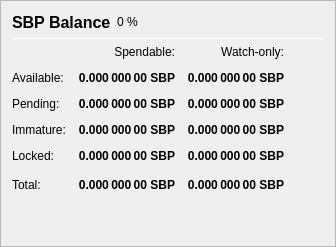
                   <widget class="QFrame" name="frame_Balances">
                    <property name="frameShape">
                     <enum>QFrame::StyledPanel</enum>
                    </property>
                    <property name="frameShadow">
                     <enum>QFrame::Raised</enum>
                    </property>
                    <layout class="QVBoxLayout" name="verticalLayout_4">
                     <item>
                      <layout class="QHBoxLayout" name="horizontalLayout_4">
                       <item>
                        <widget class="QLabel" name="label_5">
                         <property name="minimumSize">
                          <size>
                           <width>0</width>
                           <height>20</height>
                          </size>
                         </property>
                         <property name="font">
                          <font>
                           <pointsize>12</pointsize>
                           <weight>75</weight>
                           <bold>true</bold>
                          </font>
                         </property>
                         <property name="text">
                          <string>SBP Balance</string>
                         </property>
                        </widget>
                       </item>
                       <item>
                        <widget class="QLabel" name="labelSBPPercent">
                         <property name="text">
                          <string notr="true">0 %</string>
                         </property>
                        </widget>
                       </item>
                       <item>
                        <spacer name="horizontalSpacer_3">
                         <property name="orientation">
                          <enum>Qt::Horizontal</enum>
                         </property>
                         <property name="sizeHint" stdset="0">
                          <size>
                           <width>40</width>
                           <height>20</height>
                          </size>
                         </property>
                        </spacer>
                       </item>
                      </layout>
                     </item>
                     <item>
                      <widget class="Line" name="line_Balance">
                       <property name="minimumSize">
                        <size>
                         <width>0</width>
                         <height>1</height>
                        </size>
                       </property>
                       <property name="maximumSize">
                        <size>
                         <width>16777215</width>
                         <height>1</height>
                        </size>
                       </property>
                       <property name="orientation">
                        <enum>Qt::Horizontal</enum>
                       </property>
                      </widget>
                     </item>
                     <item>
                      <layout class="QGridLayout" name="gridLayout">
                       <property name="spacing">
                        <number>12</number>
                       </property>
                       <item row="0" column="1">
                        <widget class="QLabel" name="labelSpendable">
                         <property name="text">
                          <string>Spendable:</string>
                         </property>
                         <property name="alignment">
                          <set>Qt::AlignRight|Qt::AlignTrailing|Qt::AlignVCenter</set>
                         </property>
                        </widget>
                       </item>
                       <item row="0" column="2">
                        <widget class="QLabel" name="labelWatchonly">
                         <property name="text">
                          <string>Watch-only:</string>
                         </property>
                         <property name="alignment">
                          <set>Qt::AlignRight|Qt::AlignTrailing|Qt::AlignVCenter</set>
                         </property>
                        </widget>
                       </item>
                       <item row="1" column="0">
                        <widget class="QLabel" name="labelBalanceText">
                         <property name="text">
                          <string>Available:</string>
                         </property>
                        </widget>
                       </item>
                       <item row="1" column="1">
                        <widget class="QLabel" name="labelBalance">
                         <property name="font">
                          <font>
                           <weight>75</weight>
                           <bold>true</bold>
                          </font>
                         </property>
                         <property name="cursor">
                          <cursorShape>IBeamCursor</cursorShape>
                         </property>
                         <property name="toolTip">
                          <string>Your current spendable balance</string>
                         </property>
                         <property name="text">
                          <string notr="true">0.000 000 00 SBP</string>
                         </property>
                         <property name="alignment">
                          <set>Qt::AlignRight|Qt::AlignTrailing|Qt::AlignVCenter</set>
                         </property>
                         <property name="textInteractionFlags">
                          <set>Qt::LinksAccessibleByMouse|Qt::TextSelectableByKeyboard|Qt::TextSelectableByMouse</set>
                         </property>
                        </widget>
                       </item>
                       <item row="1" column="2">
                        <widget class="QLabel" name="labelWatchAvailable">
                         <property name="font">
                          <font>
                           <weight>75</weight>
                           <bold>true</bold>
                          </font>
                         </property>
                         <property name="cursor">
                          <cursorShape>IBeamCursor</cursorShape>
                         </property>
                         <property name="toolTip">
                          <string>Your current balance in watch-only addresses</string>
                         </property>
                         <property name="text">
                          <string notr="true">0.000 000 00 SBP</string>
                         </property>
                         <property name="alignment">
                          <set>Qt::AlignRight|Qt::AlignTrailing|Qt::AlignVCenter</set>
                         </property>
                         <property name="textInteractionFlags">
                          <set>Qt::LinksAccessibleByMouse|Qt::TextSelectableByKeyboard|Qt::TextSelectableByMouse</set>
                         </property>
                        </widget>
                       </item>
                       <item row="2" column="0">
                        <widget class="QLabel" name="labelPendingText">
                         <property name="text">
                          <string>Pending:</string>
                         </property>
                        </widget>
                       </item>
                       <item row="2" column="1">
                        <widget class="QLabel" name="labelUnconfirmed">
                         <property name="font">
                          <font>
                           <weight>75</weight>
                           <bold>true</bold>
                          </font>
                         </property>
                         <property name="cursor">
                          <cursorShape>IBeamCursor</cursorShape>
                         </property>
                         <property name="toolTip">
                          <string>Total of transactions that have yet to be confirmed, and do not yet count toward the spendable balance</string>
                         </property>
                         <property name="text">
                          <string notr="true">0.000 000 00 SBP</string>
                         </property>
                         <property name="alignment">
                          <set>Qt::AlignRight|Qt::AlignTrailing|Qt::AlignVCenter</set>
                         </property>
                         <property name="textInteractionFlags">
                          <set>Qt::LinksAccessibleByMouse|Qt::TextSelectableByKeyboard|Qt::TextSelectableByMouse</set>
                         </property>
                        </widget>
                       </item>
                       <item row="2" column="2">
                        <widget class="QLabel" name="labelWatchPending">
                         <property name="font">
                          <font>
                           <weight>75</weight>
                           <bold>true</bold>
                          </font>
                         </property>
                         <property name="cursor">
                          <cursorShape>IBeamCursor</cursorShape>
                         </property>
                         <property name="toolTip">
                          <string>Unconfirmed transactions to watch-only addresses</string>
                         </property>
                         <property name="text">
                          <string notr="true">0.000 000 00 SBP</string>
                         </property>
                         <property name="alignment">
                          <set>Qt::AlignRight|Qt::AlignTrailing|Qt::AlignVCenter</set>
                         </property>
                         <property name="textInteractionFlags">
                          <set>Qt::LinksAccessibleByMouse|Qt::TextSelectableByKeyboard|Qt::TextSelectableByMouse</set>
                         </property>
                        </widget>
                       </item>
                       <item row="3" column="0">
                        <widget class="QLabel" name="labelImmatureText">
                         <property name="text">
                          <string>Immature:</string>
                         </property>
                        </widget>
                       </item>
                       <item row="3" column="1">
                        <widget class="QLabel" name="labelImmature">
                         <property name="font">
                          <font>
                           <weight>75</weight>
                           <bold>true</bold>
                          </font>
                         </property>
                         <property name="cursor">
                          <cursorShape>IBeamCursor</cursorShape>
                         </property>
                         <property name="toolTip">
                          <string>Staked or masternode rewards that has not yet matured</string>
                         </property>
                         <property name="text">
                          <string notr="true">0.000 000 00 SBP</string>
                         </property>
                         <property name="alignment">
                          <set>Qt::AlignRight|Qt::AlignTrailing|Qt::AlignVCenter</set>
                         </property>
                         <property name="textInteractionFlags">
                          <set>Qt::LinksAccessibleByMouse|Qt::TextSelectableByKeyboard|Qt::TextSelectableByMouse</set>
                         </property>
                        </widget>
                       </item>
                       <item row="3" column="2">
                        <widget class="QLabel" name="labelWatchImmature">
                         <property name="font">
                          <font>
                           <weight>75</weight>
                           <bold>true</bold>
                          </font>
                         </property>
                         <property name="cursor">
                          <cursorShape>IBeamCursor</cursorShape>
                         </property>
                         <property name="toolTip">
                          <string>Staked or masternode rewards in watch-only addresses that has not yet matured</string>
                         </property>
                         <property name="text">
                          <string notr="true">0.000 000 00 SBP</string>
                         </property>
                         <property name="alignment">
                          <set>Qt::AlignRight|Qt::AlignTrailing|Qt::AlignVCenter</set>
                         </property>
                         <property name="textInteractionFlags">
                          <set>Qt::LinksAccessibleByMouse|Qt::TextSelectableByKeyboard|Qt::TextSelectableByMouse</set>
                         </property>
                        </widget>
                       </item>
                       <item row="4" column="0">
                        <widget class="QLabel" name="labelLockedBalanceText">
                         <property name="toolTip">
                          <string>Locked SBP or Masternode collaterals. These are excluded from zSBP minting.</string>
                         </property>
                         <property name="text">
                          <string>Locked:</string>
                         </property>
                        </widget>
                       </item>
                       <item row="4" column="1">
                        <widget class="QLabel" name="labelLockedBalance">
                         <property name="font">
                          <font>
                           <weight>75</weight>
                           <bold>true</bold>
                          </font>
                         </property>
                         <property name="cursor">
                          <cursorShape>IBeamCursor</cursorShape>
                         </property>
                         <property name="toolTip">
                          <string>Locked SBP or Masternode collaterals. These are excluded from zSBP minting.</string>
                         </property>
                         <property name="text">
                          <string notr="true">0.000 000 00 SBP</string>
                         </property>
                         <property name="alignment">
                          <set>Qt::AlignRight|Qt::AlignTrailing|Qt::AlignVCenter</set>
                         </property>
                         <property name="textInteractionFlags">
                          <set>Qt::LinksAccessibleByMouse|Qt::TextSelectableByKeyboard|Qt::TextSelectableByMouse</set>
                         </property>
                        </widget>
                       </item>
                       <item row="4" column="2">
                        <widget class="QLabel" name="labelWatchLocked">
                         <property name="font">
                          <font>
                           <weight>75</weight>
                           <bold>true</bold>
                          </font>
                         </property>
                         <property name="cursor">
                          <cursorShape>IBeamCursor</cursorShape>
                         </property>
                         <property name="toolTip">
                          <string>Current locked balance in watch-only addresses</string>
                         </property>
                         <property name="text">
                          <string notr="true">0.000 000 00 SBP</string>
                         </property>
                         <property name="alignment">
                          <set>Qt::AlignRight|Qt::AlignTrailing|Qt::AlignVCenter</set>
                         </property>
                         <property name="textInteractionFlags">
                          <set>Qt::LinksAccessibleByMouse|Qt::TextSelectableByKeyboard|Qt::TextSelectableByMouse</set>
                         </property>
                        </widget>
                       </item>
                       <item row="5" column="0">
                        <widget class="QLabel" name="labelTotalText">
                         <property name="toolTip">
                          <string>Your current SBPay balance, unconfirmed and immature transactions included</string>
                         </property>
                         <property name="text">
                          <string>Total:</string>
                         </property>
                        </widget>
                       </item>
                       <item row="5" column="1">
                        <widget class="QLabel" name="labelTotal">
                         <property name="font">
                          <font>
                           <weight>75</weight>
                           <bold>true</bold>
                          </font>
                         </property>
                         <property name="cursor">
                          <cursorShape>IBeamCursor</cursorShape>
                         </property>
                         <property name="toolTip">
                          <string>Your current SBPay balance, unconfirmed and immature transactions included</string>
                         </property>
                         <property name="text">
                          <string notr="true">0.000 000 00 SBP</string>
                         </property>
                         <property name="alignment">
                          <set>Qt::AlignRight|Qt::AlignTrailing|Qt::AlignVCenter</set>
                         </property>
                         <property name="textInteractionFlags">
                          <set>Qt::LinksAccessibleByMouse|Qt::TextSelectableByKeyboard|Qt::TextSelectableByMouse</set>
                         </property>
                        </widget>
                       </item>
                       <item row="5" column="2">
                        <widget class="QLabel" name="labelWatchTotal">
                         <property name="font">
                          <font>
                           <weight>75</weight>
                           <bold>true</bold>
                          </font>
                         </property>
                         <property name="cursor">
                          <cursorShape>IBeamCursor</cursorShape>
                         </property>
                         <property name="toolTip">
                          <string>Current total balance in watch-only addresses</string>
                         </property>
                         <property name="text">
                          <string notr="true">0.000 000 00 SBP</string>
                         </property>
                         <property name="alignment">
                          <set>Qt::AlignRight|Qt::AlignTrailing|Qt::AlignVCenter</set>
                         </property>
                         <property name="textInteractionFlags">
                          <set>Qt::LinksAccessibleByMouse|Qt::TextSelectableByKeyboard|Qt::TextSelectableByMouse</set>
                         </property>
                        </widget>
                       </item>
                       <item row="5" column="3">
                        <spacer name="horizontalSpacer_9">
                         <property name="orientation">
                          <enum>Qt::Horizontal</enum>
                         </property>
                         <property name="sizeHint" stdset="0">
                          <size>
                           <width>40</width>
                           <height>20</height>
                          </size>
                         </property>
                        </spacer>
                       </item>
                      </layout>
                     </item>
                     <item>
                      <spacer name="verticalSpacer_3">
                       <property name="orientation">
                        <enum>Qt::Vertical</enum>
                       </property>
                       <property name="sizeHint" stdset="0">
                        <size>
                         <width>20</width>
                         <height>40</height>
                        </size>
                       </property>
                      </spacer>
                     </item>
                    </layout>
                   </widget>
